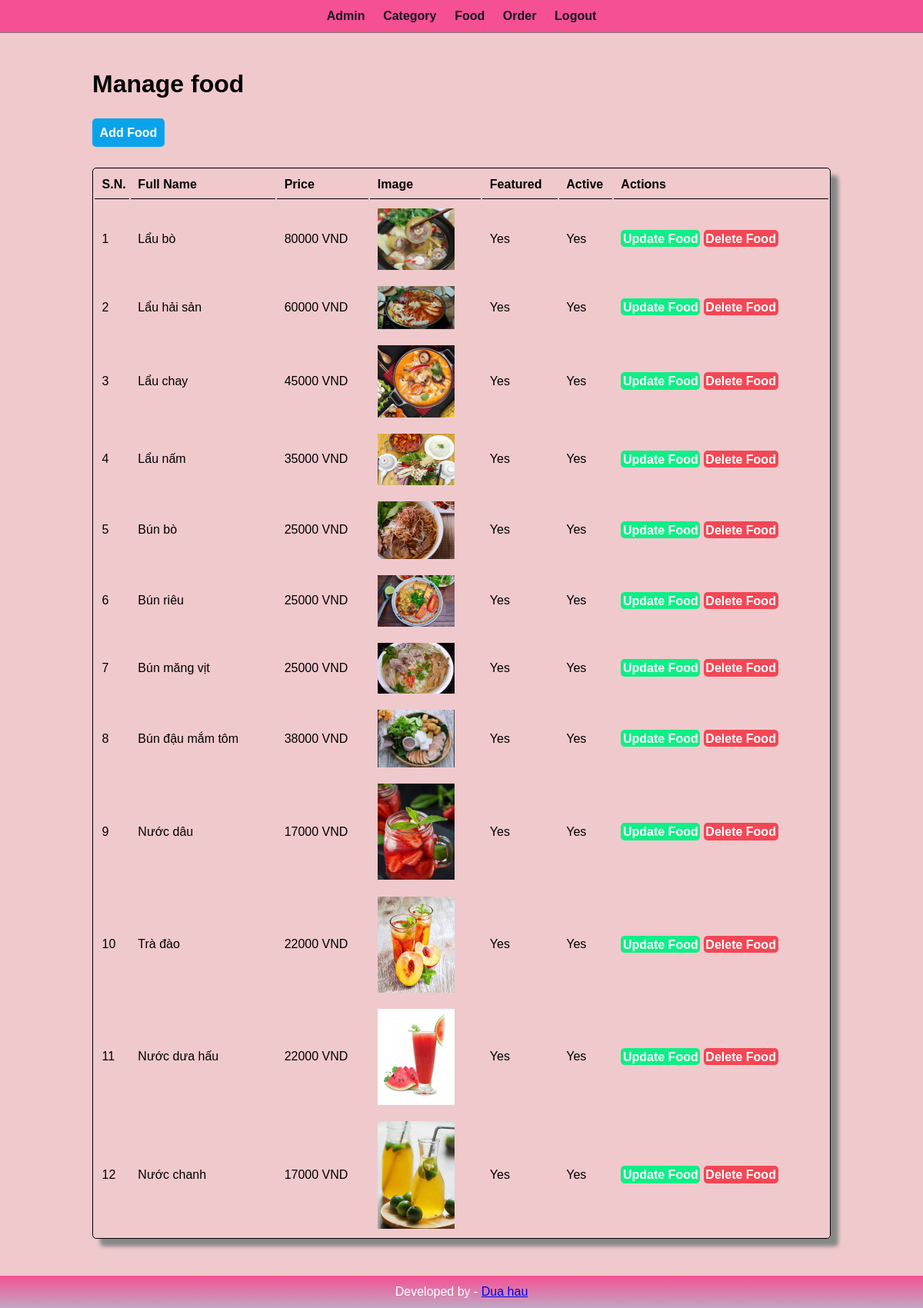
/admin/manage-food.php (signed in), run on the app's committed database.
### tables this page shows
CREATE TABLE `tbl_food` (
  `id` int(10) UNSIGNED NOT NULL,
  `title` varchar(100) NOT NULL,
  `description` text NOT NULL,
  `price` float NOT NULL,
  `image_name` varchar(255) NOT NULL,
  `category_id` int(11) NOT NULL,
  `featured` varchar(10) NOT NULL,
  `active` varchar(10) NOT NULL
);

### admin/manage-food.php (the view, shortened to what this page needs)
<?php include('partials/menu.php') ?>
<div class="main-content">
    <div class="wrapper">
        <h1>Manage food</h1>
        <br/>  <br/>
            <a href="<?php echo SITEURL; ?>admin/add-food.php" class="btn-primary">Add Food</a>
                <br /><br /><br />
                <table class="tbl-full">
                    <tr>
                        <th>S.N.</th>
                        <th>Full Name</th>
                        <th>Price</th>
                        <th>Image</th>
                        <th>Featured</th>
                        <th>Active</th>
                        <th>Actions</th>
                    </tr>
                    <?php
                        $sql = "SELECT * FROM tbl_food";
                        $res = mysqli_query($conn, $sql);
                        $count = mysqli_num_rows($res);
                        $sn=1;
                        if($count>0)
                        {
                            while($row=mysqli_fetch_assoc($res))
                            {
                                $id = $row['id'];
                                $title = $row['title'];
                                $price = $row['price'];
                                $image_name = $row['image_name'];
                                $featured = $row['featured'];
                                $active = $row['active'];
                                ?>
                                    <tr>
                                        <td><?php echo $sn++; ?></td>
                                        <td><?php echo $title; ?></td>
                                        <td><?php echo $price; ?> VND</td>
                                        <td>
                                            <?php
                                                if($image_name =="")
                                                {
                                                    echo "<div class='error'>Image not Added.</div>";
                                                }
                                                else
                                                {
                                                    ?>
                                                    <img src="<?php echo SITEURL; ?>images/food/<?php echo $image_name; ?>" width="100px">
                                                    <?php
                                                }
                                            ?>
                                        </td>
                                        <td><?php echo $featured; ?></td>
                                        <td><?php echo $active; ?></td>
                                        <td>
                                            <a href="<?php echo SITEURL; ?>admin/update-food.php?id=<?php echo $id; ?>" class="btn-secondary">Update Food</a>
                                            <a href="<?php echo SITEURL; ?>admin/delete-food.php?id=<?php echo $id; ?>&image_name=<?php echo $image_name; ?>" class="btn-danger">Delete Food</a>
                                        </td>
                                     </tr>
                                <?php
                            }
                        }
                        else
                        {
                            echo "<tr> <td colspan='7' class='error'> Food not Added Yet.</td> </tr>";
                        }
                    ?>
        </table>
    </div>
</div>
<?php include('partials/footer.php') ?>

### admin/partials/menu.php (shortened to what this page needs)
<html>
    <head>
         <link rel="stylesheet" href="../css/Admin.css">
    </head>
    <body>
        <div class="menu text-center">
            <div class="wrapper">
                <ul>
                    <li><a href="manage-admin.php">Admin</a></li>
                    <li><a href="manage-category.php">Category</a></li>
                    <li><a href="manage-food.php">Food</a></li>
                    <li><a href="manage-order.php">Order</a></li>
                    <li><a href="logout.php">Logout</a></li>
                </ul>
            </div>
        </div>

### admin/partials/footer.php
  <div class="footer text-center">
            <div class="wrapper">
                <p class="text-center">Developed by - <a href="#">Dua hau</p>
            </div>
        </div>
    </body>
</html>

### css/Admin.css (style rules this page uses)
* { margin: 0; padding: 0; font-family: Arial, Helvetica, sans-serif; }
.wrapper { padding: 1%; width:80%; margin: 0 auto; }
.text-center { text-align: center; }
.menu { border-bottom: 1px solid grey; background-color: rgb(245, 80, 146); }
.menu ul { list-style-type: none; }
.menu ul li { display: inline; padding: 1%; }
.menu ul li a { text-decoration: none; font-weight: bold; color:rgb(29, 20, 41); }
.tbl-full { width: 100%; }
table { border: 1px solid black; border-radius: 5px 5px 5px 5px; box-shadow: 10px 10px 5px #888888; }
table tr th { border-bottom: 1px solid black; padding: 1%; text-align: left; }
table tr td { padding: 1%; }
.btn-primary { background-color: rgb(10, 163, 235); padding: 1%; color: white; text-decoration: none; font-weight: bold; border-radius: 5px 5px 5px 5px; }
.btn-secondary { background-color: rgb(16, 238, 134); padding: 1%; color: white; text-decoration: none; font-weight: bold; border-radius: 5px 5px 5px 5px; }
.btn-danger { background-color: rgb(243, 71, 85); padding: 1%; color: white; text-decoration: none; font-weight: bold; border-radius: 5px 5px 5px 5px; }
.main-content { background-color:rgb(240, 201, 205); padding: 3% 0; }
.footer { background: -webkit-linear-gradient(rgb(245, 80, 146), rgb(193, 167, 197)); color: white; }

### data on the page
tbl_food: title "Lẩu bò", price "80000", image_name (picture), featured "Yes", active "Yes"
tbl_food: title "Lẩu hải sản", price "60000", image_name (picture), featured "Yes", active "Yes"
tbl_food: title "Lẩu chay", price "45000", image_name (picture), featured "Yes", active "Yes"
tbl_food: title "Lẩu nấm", price "35000", image_name (picture), featured "Yes", active "Yes"
tbl_food: title "Bún bò", price "25000", image_name (picture), featured "Yes", active "Yes"
tbl_food: title "Bún riêu", price "25000", image_name (picture), featured "Yes", active "Yes"
tbl_food: title "Bún măng vịt", price "25000", image_name (picture), featured "Yes", active "Yes"
tbl_food: title "Bún đậu mắm tôm", price "38000", image_name (picture), featured "Yes", active "Yes"
tbl_food: title "Nước dâu", price "17000", image_name (picture), featured "Yes", active "Yes"
tbl_food: title "Trà đào", price "22000", image_name (picture), featured "Yes", active "Yes"
tbl_food: title "Nước dưa hấu", price "22000", image_name (picture), featured "Yes", active "Yes"
tbl_food: title "Nước chanh", price "17000", image_name (picture), featured "Yes", active "Yes"
